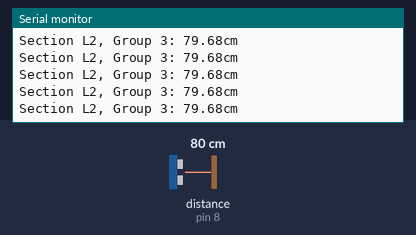
Bench run of a sketch on a simulated Arduino Uno, built with avr-gcc and run on an emulated ATmega328P. Parts: the last lines printed to the serial monitor. Wiring (inferred from the names in the program): ultrasonic range finder: trigger pin 7; echo pin 8. Inputs (shaded band) come from the test bench; at power-on: distance to the obstacle (sensor on pin 8) 80 cm. The echo pulse lasts 58.3 µs per cm.

Above: at 1.2 s.
1.3 s: distance to the obstacle (sensor on pin 8) set to 2 cm
At 2.0 s:
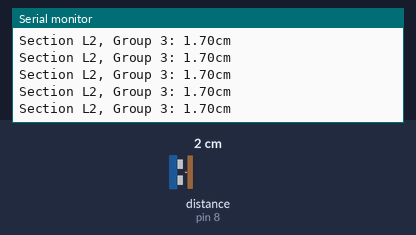
4.3 s: distance to the obstacle (sensor on pin 8) set to 18 cm
At 5.1 s:
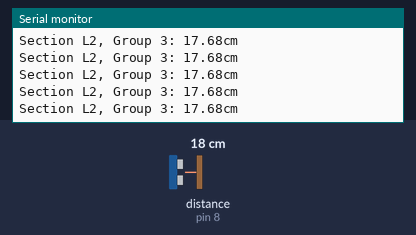
7.3 s: distance to the obstacle (sensor on pin 8) set to 4 cm
At 7.8 s:
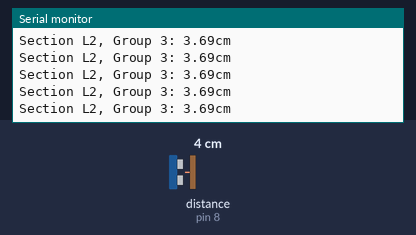
10.3 s: distance to the obstacle (sensor on pin 8) set to 35 cm
At 11.2 s:
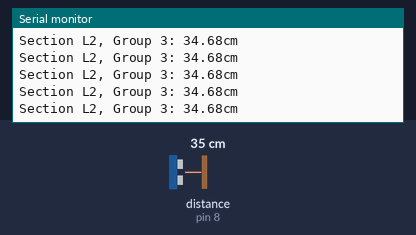
13.3 s: distance to the obstacle (sensor on pin 8) set to 9 cm
At 14.2 s:
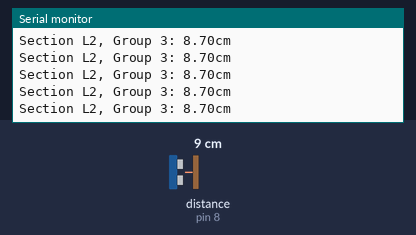
16.3 s: distance to the obstacle (sensor on pin 8) set to 60 cm
At 16.9 s:
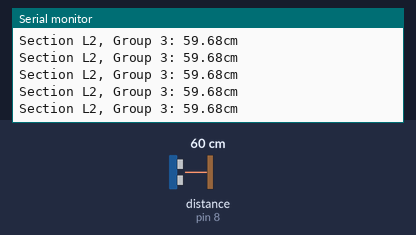
Timing chart, 0 to 19.3 s (numbered marks = the images above; inputs shaded):
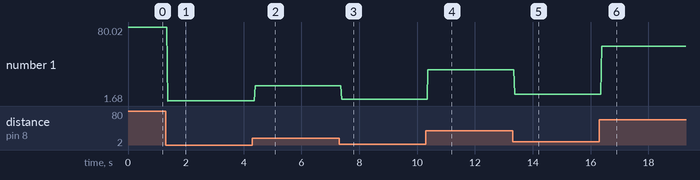

The sketch:

distance_sensor.ino
```cpp
int trigPin = 7;
int echoPin = 8;
float duration;
float distance;

void setup() {
  // put your setup code here, to run once:
  Serial.begin(9600);
  pinMode(trigPin, OUTPUT);
  pinMode(echoPin, INPUT);
}

void loop() {
  // put your main code here, to run repeatedly:
  digitalWrite(trigPin, HIGH);
  delayMicroseconds(10);
  digitalWrite(trigPin, LOW);
  // Reads the echoPin, returns the sound wave travel time in microseconds
  duration = pulseIn(echoPin, HIGH);
  // Calculating the distance
  distance= 0.0343 * duration/2;
  // Prints the distance on the Serial Monitor
  Serial.print("Section L2, Group 3: ");
  Serial.print(distance);
  Serial.println("cm");
}
```

Measured:
- after the input at 1.3 s, the serial monitor: prints a new line after 0.08 s (image 1)
- after the input at 4.3 s, the serial monitor: prints a new line after 0.09 s (image 2)
- after the input at 7.3 s, the serial monitor: prints a new line after 0.09 s (image 3)
- after the input at 10.3 s, the serial monitor: prints a new line after 0.08 s (image 4)
- after the input at 13.3 s, the serial monitor: prints a new line after 0.07 s (image 5)
- after the input at 16.3 s, the serial monitor: prints a new line after 0.09 s (image 6)
- plotted number 1: 79.68 → 1.7 after the input at 1.3 s, 1.7 → 17.68 after the input at 4.3 s, 17.68 → 3.69 after the input at 7.3 s, 3.69 → 34.68 after the input at 10.3 s, 34.68 → 8.7 after the input at 13.3 s
